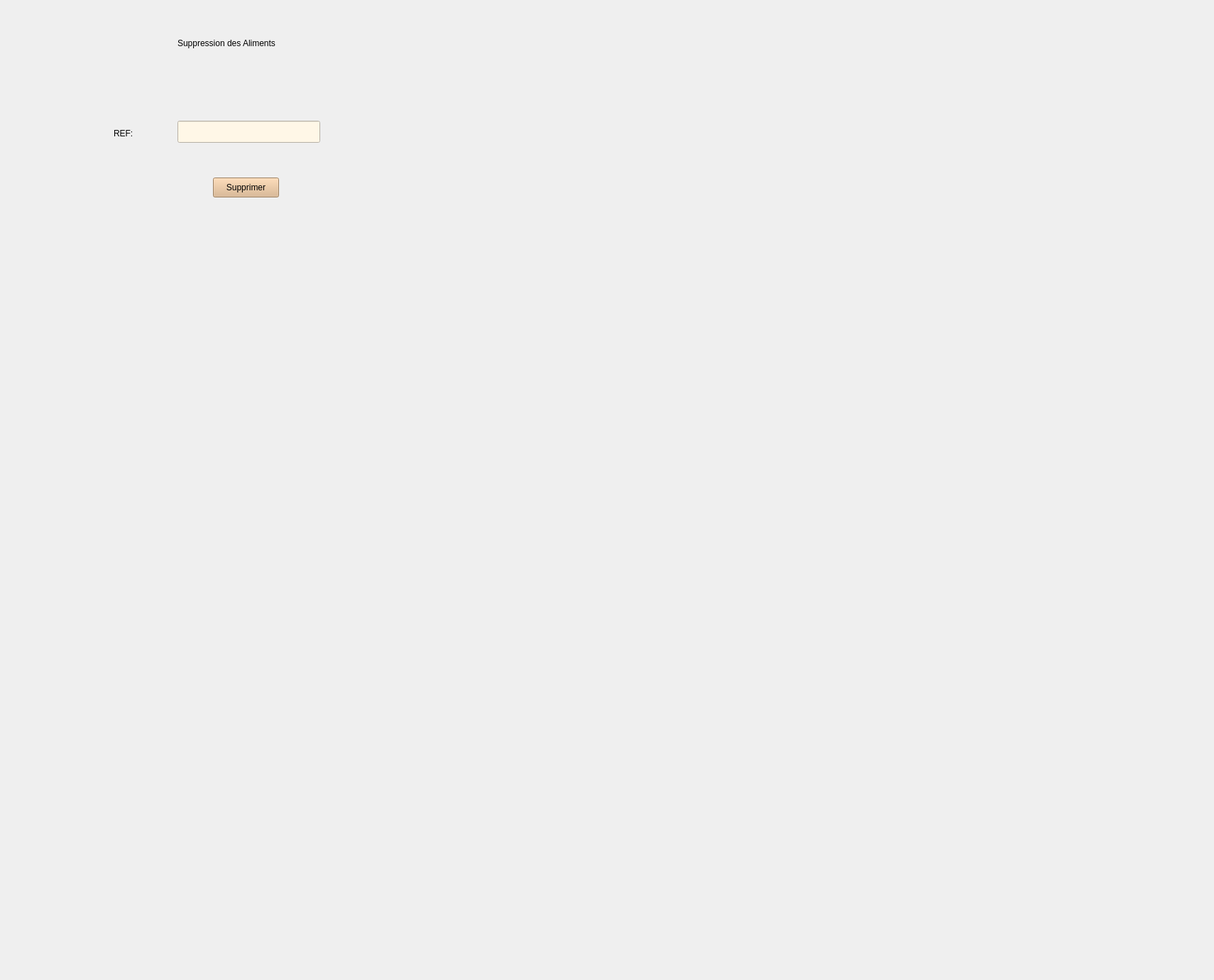
        <widget class="QWidget" name="tab_10">
         <attribute name="title">
          <string>Supprimer </string>
         </attribute>
         <widget class="QLabel" name="label_40">
          <property name="geometry">
           <rect>
            <x>-20</x>
            <y>-60</y>
            <width>881</width>
            <height>511</height>
           </rect>
          </property>
          <property name="styleSheet">
           <string notr="true">image: url(:/marzoukcrud/image2.png);</string>
          </property>
          <property name="text">
           <string/>
          </property>
         </widget>
         <widget class="QLineEdit" name="lineEdit_23">
          <property name="geometry">
           <rect>
            <x>250</x>
            <y>170</y>
            <width>201</width>
            <height>31</height>
           </rect>
          </property>
          <property name="styleSheet">
           <string notr="true">background-color: rgb(255, 247, 231);</string>
          </property>
         </widget>
         <widget class="QPushButton" name="pushButton_24">
          <property name="geometry">
           <rect>
            <x>300</x>
            <y>250</y>
            <width>93</width>
            <height>28</height>
           </rect>
          </property>
          <property name="styleSheet">
           <string notr="true">color: rgb(0, 0, 0);

font: 8pt &quot;Microsoft Tai Le&quot;;
background-color: rgb(218, 178, 133);</string>
          </property>
          <property name="text">
           <string>Supprimer</string>
          </property>
         </widget>
         <widget class="QLabel" name="label_41">
          <property name="geometry">
           <rect>
            <x>160</x>
            <y>180</y>
            <width>56</width>
            <height>16</height>
           </rect>
          </property>
          <property name="styleSheet">
           <string notr="true">color: rgb(0, 0, 0);
font: 10pt &quot;Microsoft Tai Le&quot;;
</string>
          </property>
          <property name="text">
           <string>REF:</string>
          </property>
         </widget>
         <widget class="QLabel" name="back1_24">
          <property name="geometry">
           <rect>
            <x>-470</x>
            <y>-430</y>
            <width>1701</width>
            <height>1371</height>
           </rect>
          </property>
          <property name="styleSheet">
           <string notr="true">image: url(:/new/prefix1/imgeee.png);</string>
          </property>
          <property name="text">
           <string/>
          </property>
         </widget>
         <widget class="QLabel" name="ajt_emp_8">
          <property name="geometry">
           <rect>
            <x>250</x>
            <y>30</y>
            <width>231</width>
            <height>61</height>
           </rect>
          </property>
          <property name="styleSheet">
           <string notr="true">color: rgb(0, 0, 0);

font: 23pt &quot;Playbill&quot;;

</string>
          </property>
          <property name="text">
           <string>Suppression des Aliments</string>
          </property>
         </widget>
         <zorder>back1_24</zorder>
         <zorder>label_40</zorder>
         <zorder>lineEdit_23</zorder>
         <zorder>pushButton_24</zorder>
         <zorder>label_41</zorder>
         <zorder>ajt_emp_8</zorder>
        </widget>
